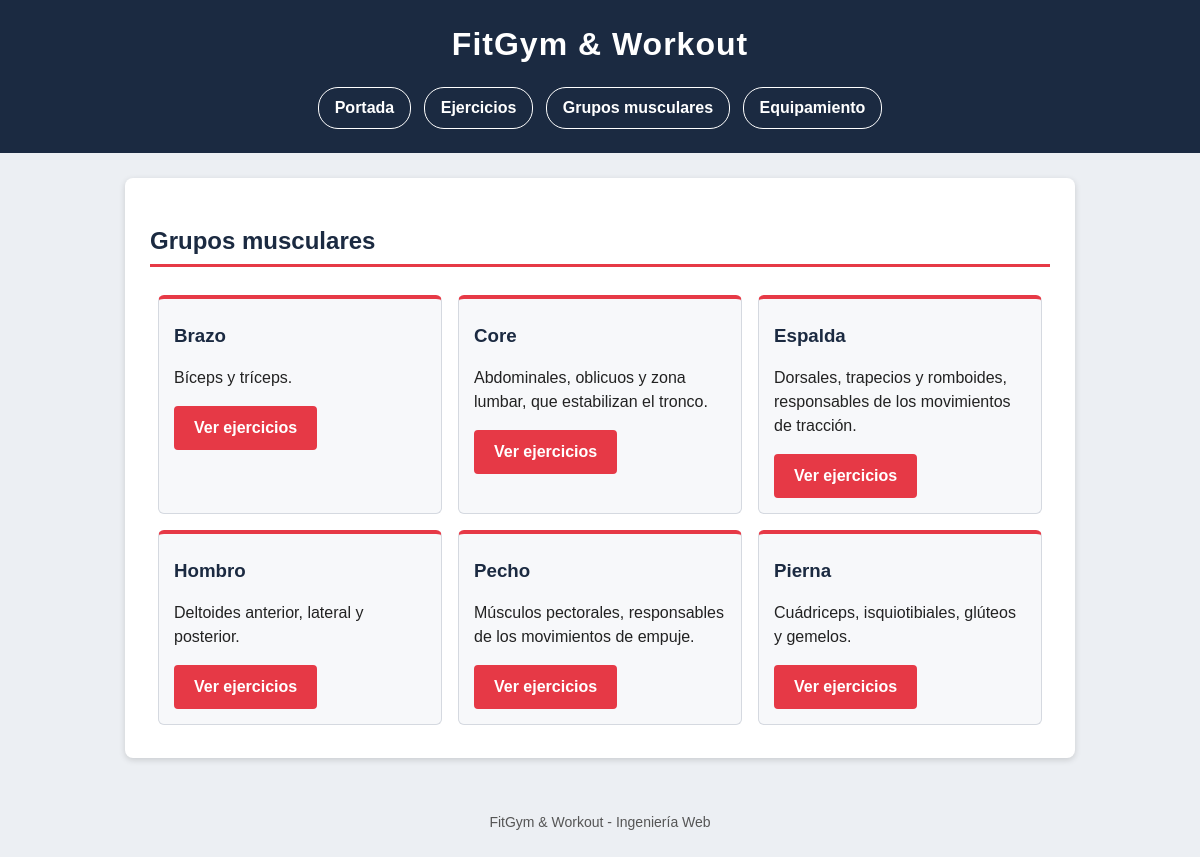
The page /grupos/ on the database its author committed.
### appFitGym/models.py (models this page shows, shortened)
class GrupoMuscular(models.Model):
    nombre = models.CharField(max_length=50)
    descripcion = models.TextField()

### appFitGym/views.py (the view)
# urls.py: path('grupos/', views.lista_grupos, name='grupos'),
def lista_grupos(request):
    grupos = GrupoMuscular.objects.order_by('nombre')
    context = {'lista_grupos': grupos}
    return render(request, 'lista_grupos.html', context)

### appFitGym/templates/lista_grupos.html (shortened to what this page needs)
{% extends "base.html" %}
{% block contenido %}
<h2>Grupos musculares</h2>
{% if lista_grupos %}
    <ul class="tarjetas">
    {% for g in lista_grupos %}
        <li>
            <h3>{{ g.nombre }}</h3>
            <p>{{ g.descripcion|truncatewords:12 }}</p>
            <a class="boton" href="{% url 'grupo' g.id %}">Ver ejercicios</a>
        </li>
    {% endfor %}
    </ul>
{% else %}
    <p>No hay grupos musculares creados.</p>
{% endif %}
{% endblock %}

### appFitGym/static/css/estilos.css (style rules this page uses)
body { font-family: Arial, Helvetica, sans-serif; font-size: 16px; line-height: 1.5; color: #222222; background-color: #eceff3; margin: 0; }
h2 { color: #1b2a41; border-bottom: 3px solid #e63946; padding-bottom: 5px; }
h3 { color: #1b2a41; }
a { color: #e63946; }
.boton { display: inline-block; padding: 8px 18px; background-color: #e63946; color: #ffffff; text-decoration: none; font-weight: bold; border-radius: 4px; border: 2px solid #e63946; }
.tarjetas { list-style: none; margin: 0; padding: 0; display: flex; flex-wrap: wrap; }
.tarjetas li { flex: 1 1 220px; max-width: 280px; margin: 8px; padding: 15px; background-color: #f7f8fa; border: 1px solid #d5d9e0; border-top: 4px solid #e63946; border-radius: 6px; }
.tarjetas h3 { margin: 8px 0; }

### rows shown on the page
GrupoMuscular: nombre "Brazo", descripcion "Bíceps y tríceps."
GrupoMuscular: nombre "Core", descripcion "Abdominales, oblicuos y zona lumbar, que estabilizan el tronco."
GrupoMuscular: nombre "Espalda", descripcion "Dorsales, trapecios y romboides, responsables de los movimientos de tracción."
GrupoMuscular: nombre "Hombro", descripcion "Deltoides anterior, lateral y posterior."
GrupoMuscular: nombre "Pecho", descripcion "Músculos pectorales, responsables de los movimientos de empuje."
GrupoMuscular: nombre "Pierna", descripcion "Cuádriceps, isquiotibiales, glúteos y gemelos."
